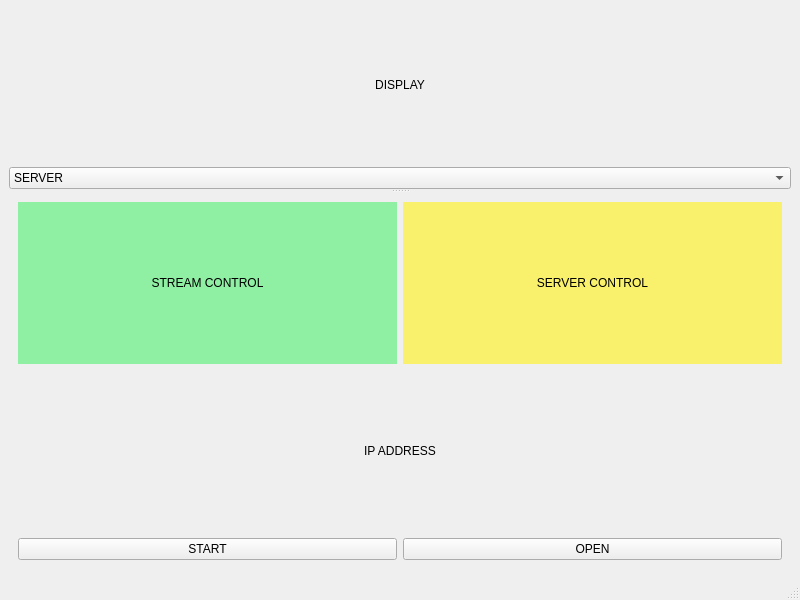
<?xml version="1.0" encoding="UTF-8"?>
<ui version="4.0">
 <class>MainWindow</class>
 <widget class="QMainWindow" name="MainWindow">
  <property name="geometry">
   <rect>
    <x>0</x>
    <y>0</y>
    <width>800</width>
    <height>600</height>
   </rect>
  </property>
  <property name="windowTitle">
   <string>MainWindow</string>
  </property>
  <widget class="QWidget" name="centralwidget">
   <layout class="QVBoxLayout" name="verticalLayout_3">
    <item>
     <widget class="QSplitter" name="splitter">
      <property name="orientation">
       <enum>Qt::Vertical</enum>
      </property>
      <widget class="QWidget" name="layoutWidget">
       <layout class="QVBoxLayout" name="verticalLayout_2">
        <item>
         <widget class="QLabel" name="display">
          <property name="text">
           <string>DISPLAY</string>
          </property>
          <property name="alignment">
           <set>Qt::AlignCenter</set>
          </property>
         </widget>
        </item>
        <item>
         <widget class="QComboBox" name="mode_cb">
          <item>
           <property name="text">
            <string>SERVER</string>
           </property>
          </item>
          <item>
           <property name="text">
            <string>CLIENT</string>
           </property>
          </item>
         </widget>
        </item>
       </layout>
      </widget>
      <widget class="QStackedWidget" name="stackedWidget">
       <property name="currentIndex">
        <number>0</number>
       </property>
       <widget class="QWidget" name="page">
        <layout class="QVBoxLayout" name="verticalLayout">
         <item>
          <layout class="QHBoxLayout" name="horizontalLayout_2">
           <item>
            <widget class="QLabel" name="stream_ctrl_lbl">
             <property name="styleSheet">
              <string notr="true">background-color: rgb(143, 240, 164);</string>
             </property>
             <property name="text">
              <string>STREAM CONTROL</string>
             </property>
             <property name="alignment">
              <set>Qt::AlignCenter</set>
             </property>
            </widget>
           </item>
           <item>
            <widget class="QLabel" name="server_ctrl_lbl">
             <property name="styleSheet">
              <string notr="true">background-color: rgb(249, 240, 107);</string>
             </property>
             <property name="text">
              <string>SERVER CONTROL</string>
             </property>
             <property name="alignment">
              <set>Qt::AlignCenter</set>
             </property>
            </widget>
           </item>
          </layout>
         </item>
         <item>
          <widget class="QLabel" name="address_lbl">
           <property name="text">
            <string>IP ADDRESS</string>
           </property>
           <property name="alignment">
            <set>Qt::AlignCenter</set>
           </property>
          </widget>
         </item>
         <item>
          <layout class="QHBoxLayout" name="horizontalLayout">
           <item>
            <widget class="QPushButton" name="stream_pb">
             <property name="text">
              <string>START</string>
             </property>
            </widget>
           </item>
           <item>
            <widget class="QPushButton" name="server_pb">
             <property name="text">
              <string>OPEN</string>
             </property>
            </widget>
           </item>
          </layout>
         </item>
        </layout>
       </widget>
       <widget class="QWidget" name="page_2">
        <layout class="QVBoxLayout" name="verticalLayout_4">
         <item>
          <widget class="QLabel" name="settings_lbl">
           <property name="styleSheet">
            <string notr="true">background-color: rgb(255, 190, 111);</string>
           </property>
           <property name="text">
            <string>SETTINGS</string>
           </property>
           <property name="alignment">
            <set>Qt::AlignCenter</set>
           </property>
          </widget>
         </item>
         <item>
          <layout class="QHBoxLayout" name="horizontalLayout_4">
           <item>
            <widget class="QLabel" name="target_adress_lbl">
             <property name="text">
              <string>Target Address:</string>
             </property>
            </widget>
           </item>
           <item>
            <widget class="QLineEdit" name="target_address_le"/>
           </item>
           <item>
            <widget class="QLabel" name="target_port_lbl">
             <property name="text">
              <string>Target Port:</string>
             </property>
            </widget>
           </item>
           <item>
            <widget class="QLineEdit" name="target_port_le"/>
           </item>
          </layout>
         </item>
         <item>
          <layout class="QHBoxLayout" name="horizontalLayout_3">
           <item>
            <widget class="QPushButton" name="control_pb">
             <property name="text">
              <string>PAUSE</string>
             </property>
            </widget>
           </item>
           <item>
            <widget class="QPushButton" name="client_pb">
             <property name="text">
              <string>CONNECT</string>
             </property>
            </widget>
           </item>
          </layout>
         </item>
        </layout>
       </widget>
      </widget>
     </widget>
    </item>
   </layout>
  </widget>
  <widget class="QMenuBar" name="menubar">
   <property name="geometry">
    <rect>
     <x>0</x>
     <y>0</y>
     <width>800</width>
     <height>24</height>
    </rect>
   </property>
  </widget>
  <widget class="QStatusBar" name="statusbar"/>
 </widget>
 <resources/>
 <connections/>
</ui>
